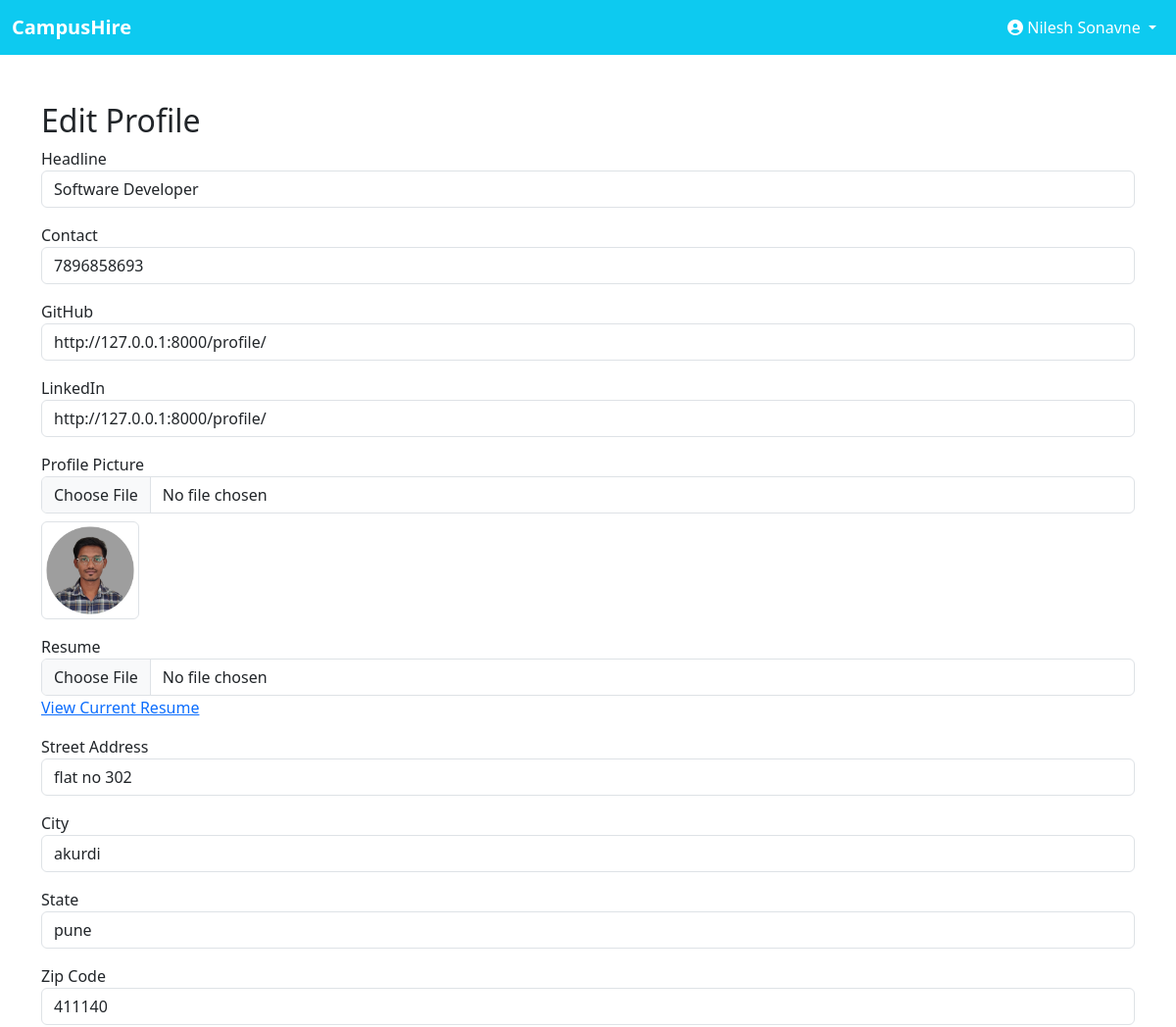
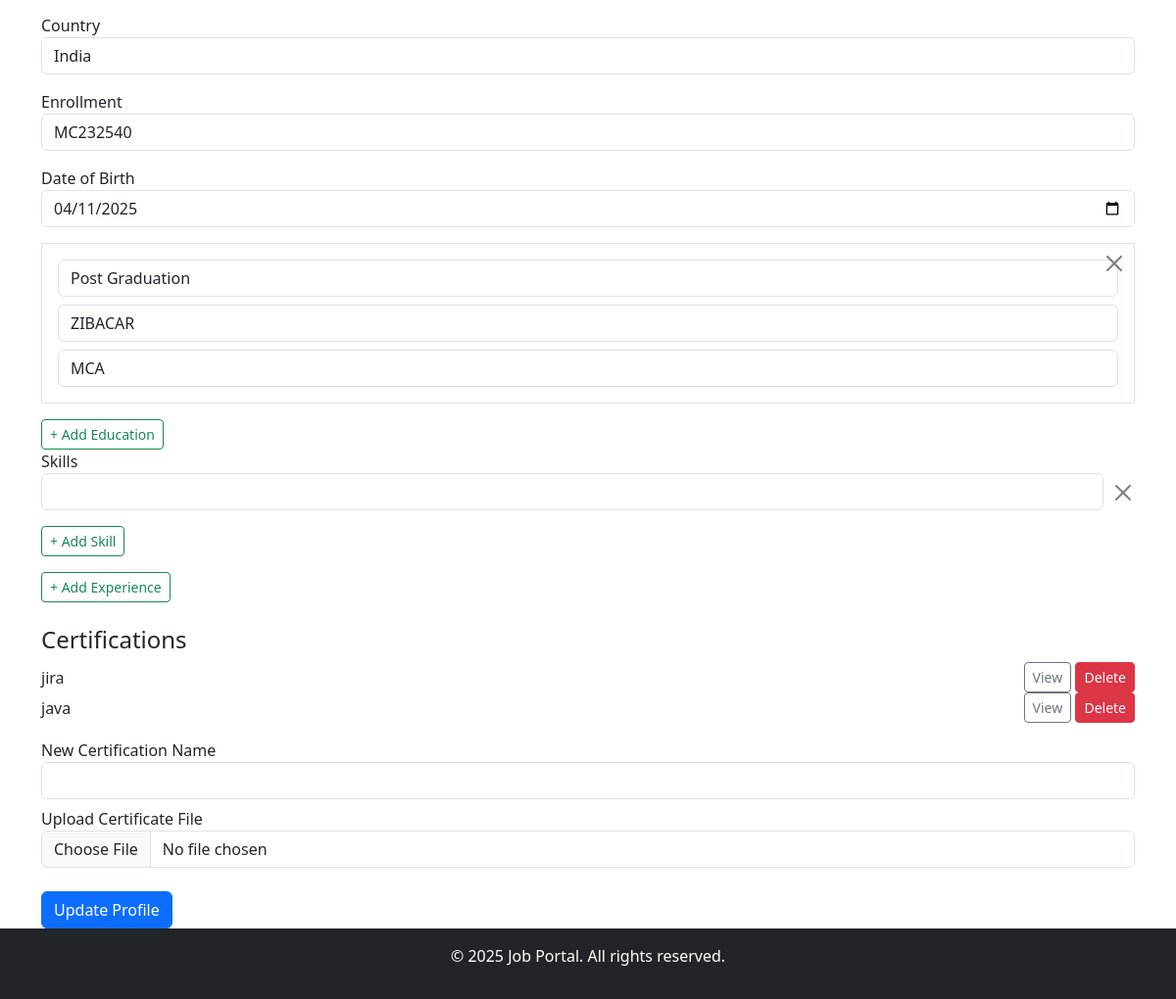
Page /edit-profile/ (signed in) on the committed database (2 pictures, top to bottom).
### users/models.py (models this page shows, shortened)
class User(models.Model):
    name = models.CharField(max_length=255)
    email = models.EmailField(unique=True)
    password = models.CharField(max_length=255)

class Profile(models.Model):
    user = models.OneToOneField(User, on_delete=models.SET_NULL, null=True, blank=True)
    name = models.CharField(max_length=100, blank=True, null=True)  # Store name separately
    email = models.EmailField(blank=True, null=True)  # Store email separately
    headline = models.CharField(max_length=255, blank=True, null=True)
    contact = models.CharField(max_length=15, blank=True, null=True)
    github = models.URLField(blank=True, null=True)
    linkedin = models.URLField(blank=True, null=True)
    profile_pic = models.ImageField(upload_to='profile_pics/', blank=True, null=True)
    resume = models.FileField(upload_to='resumes/', blank=True, null=True)
    street_address = models.CharField(max_length=255, blank=True)
    city = models.CharField(max_length=100, blank=True)
    state = models.CharField(max_length=100, blank=True)
    zip_code = models.CharField(max_length=20, blank=True)
    country = models.CharField(max_length=100, blank=True)
    enrollment = models.CharField(max_length=100, blank=True)
    dob = models.DateField(null=True, blank=True)

class Education(models.Model):
    profile = models.ForeignKey(Profile, on_delete=models.CASCADE, related_name='education')
    education_level = models.CharField(max_length=50)
    college = models.CharField(max_length=255)
    degree = models.CharField(max_length=255)

class Certification(models.Model):
    profile = models.ForeignKey(ProfileSkillsCertifications, on_delete=models.CASCADE, related_name='certifications')
    certification_name = models.CharField(max_length=255)
    file = models.FileField(upload_to='certifications/', blank=True, null=True)

### users/views.py (the view, shortened to what this page needs)
# urls.py: path('edit-profile/', views.edit_profile, name='edit_profile'),
@csrf_protect
def edit_profile(request):
    user_id = request.session.get('user_id')
    if not user_id:
        messages.error(request, "You need to log in to view your profile.")
        return redirect('login')
    try:
        user = User.objects.get(id=user_id)
        profile, created = Profile.objects.get_or_create(user=user)
        profile_data, created = ProfileSkillsCertifications.objects.get_or_create(profile=profile)
        certifications = profile_data.certifications.all()
        education_list = Education.objects.filter(profile=profile)
        experience_list = Experience.objects.filter(profile=profile)
        return render(request, "edit_pro.html", {
            "user": user,
            "profile": profile,
            "profile_data": profile_data,
            "certifications": certifications,
            "education_list": education_list,
            "experience_list": experience_list
        })
    except User.DoesNotExist:
        messages.error(request, "User not found. Please log in again.")
        return redirect('login')

### users/Templates/edit_pro.html (shortened to what this page needs)
{% extends "base/dashboardbase.html" %}
{% load static %}
{% block content %}
<div class="container mt-5">
    <h2>Edit Profile</h2>
    <form method="post" enctype="multipart/form-data">
        <div class="mb-3">
            <label>Headline</label>
            <input type="text" class="form-control" name="headline" value="{{ profile.headline }}">
        </div>
        <div class="mb-3">
            <label>Contact</label>
            <input type="text" class="form-control" name="contact" value="{{ profile.contact }}">
        </div>
        <div class="mb-3">
            <label>GitHub</label>
            <input type="text" class="form-control" name="github" value="{{ profile.github }}">
        </div>
        <div class="mb-3">
            <label>LinkedIn</label>
            <input type="text" class="form-control" name="linkedin" value="{{ profile.linkedin }}">
        </div>
        <div class="mb-3">
            <label>Profile Picture</label>
            <input type="file" class="form-control" name="profile_pic">
            {% if profile.profile_pic %}
                <img src="{{ profile.profile_pic.url }}" class="img-thumbnail mt-2" width="100">
            {% endif %}
        </div>
        <div class="mb-3">
            <label>Resume</label>
            <input type="file" class="form-control" name="resume">
            {% if profile.resume %}
                <a href="{{ profile.resume.url }}" target="_blank">View Current Resume</a>
            {% endif %}
        </div>
        <div class="mb-3">
            <label>Street Address</label>
            <input type="text" class="form-control" name="street_address" value="{{ profile.street_address }}">
        </div>
        <div class="mb-3">
            <label>City</label>
            <input type="text" class="form-control" name="city" value="{{ profile.city }}">
        </div>
        <div class="mb-3">
            <label>State</label>
            <input type="text" class="form-control" name="state" value="{{ profile.state }}">
        </div>
        <div class="mb-3">
            <label>Zip Code</label>
            <input type="text" class="form-control" name="zip_code" value="{{ profile.zip_code }}">
        </div>
        <div class="mb-3">
            <label>Country</label>
            <input type="text" class="form-control" name="country" value="{{ profile.country }}">
        </div>
        <div class="mb-3">
            <label>Enrollment</label>
            <input type="text" class="form-control" name="enrollment" value="{{ profile.enrollment }}">
        </div>
        <div class="mb-3">
            <label>Date of Birth</label>
            <input type="date" class="form-control" name="dob" value="{{ profile.dob|date:'Y-m-d' }}">
        </div>
        <div id="education-section">
            {% for edu in education_list %}
            <div class="border p-3 mb-3 edu-entry position-relative">
                <input type="text" class="form-control mb-2" name="education_level[]" value="{{ edu.education_level }}" placeholder="Education Level (e.g., Bachelor's)">
                <input type="text" class="form-control mb-2" name="college[]" value="{{ edu.college }}" placeholder="College Name">
                <input type="text" class="form-control" name="degree[]" value="{{ edu.degree }}" placeholder="Degree (e.g., BCA)">
                <button type="button" class="btn-close position-absolute top-0 end-0 mt-2 me-2" aria-label="Close" onclick="this.closest('.edu-entry').remove();"></button>
            </div>
            {% endfor %}
        </div>
        <button type="button" class="btn btn-sm btn-outline-success" onclick="addEducation()">+ Add Education</button>
        <div class="mb-3">
            <label>Skills</label>
            <div id="skills-section">
                {% for skill in profile_data.skills %}
                <div class="d-flex mb-2 skill-entry position-relative">
                    <input type="text" class="form-control" name="skills[]" value="{{ skill }}">
                    <button type="button" class="btn-close ms-2 mt-2" aria-label="Close" onclick="this.closest('.skill-entry').remove();"></button>
                </div>
                {% endfor %}
            </div>
            <button type="button" class="btn btn-sm btn-outline-success mt-2" onclick="addSkill()">+ Add Skill</button>
        </div>
        <button type="button" class="btn btn-sm btn-outline-success" onclick="addExperience()">+ Add Experience</button>
        <h4 class="mt-4">Certifications</h4>
        <div id="certifications-section">
            {% for cert in certifications %}
            <li class="list-group-item d-flex justify-content-between align-items-center">
                {{ cert.certification_name }}
                <span>
                    {% if cert.file %}
                    <a href="{{ cert.file.url }}" class="btn btn-sm btn-outline-secondary" target="_blank">View</a>
                    {% endif %}
                    <a href="{% url 'delete_certification' cert.id %}" class="btn btn-sm btn-danger">Delete</a>
                </span>
            </li>
            {% empty %}
            <li class="list-group-item">No certifications found.</li>
            {% endfor %}
        </div>
        <div class="mt-3">
            <label>New Certification Name</label>
            <input type="text" class="form-control" name="certifications[]">
        </div>
        <div class="mt-2">
            <label>Upload Certificate File</label>
            <input type="file" class="form-control" name="certification_files[]">
        </div>
        <button type="submit" class="btn btn-primary mt-4">Update Profile</button>
    </form>
</div>
{% endblock %}

### users/Templates/base/dashboardbase.html (shortened to what this page needs)
<!DOCTYPE html>
<html lang="en">
<head>
    <link href="https://cdn.jsdelivr.net/npm/bootstrap@5.3.0/dist/css/bootstrap.min.css" rel="stylesheet">
</head>
<body class="d-flex flex-column min-vh-100">
    <nav class="navbar navbar-expand-lg navbar-light bg-info">
        <div class="container-fluid">
            <a class="navbar-brand text-white fw-bold" href="{% url 'dashboard'%}">CampusHire</a>
            <div class="collapse navbar-collapse" id="navbarNav">
                <ul class="navbar-nav ms-auto">
                    <li class="nav-item dropdown">
                        <a class="nav-link dropdown-toggle text-white" href="#" id="profileDropdown" role="button" data-bs-toggle="dropdown">
                            <i class="fas fa-user-circle"></i> {{ user.name }}
                        </a>
                    </li>
                </ul>
            </div>
        </div>
    </nav>
    <main class="flex-fill">
        {% block content %}{% endblock %}
    </main>
    <footer class="bg-dark text-white text-center py-3">
        <p>&copy; 2025 Job Portal. All rights reserved.</p>
    </footer>
</body>
</html>

### rows in the picture
User: name "Nilesh Sonavne"
Profile: headline "Software Developer", contact "7896858693", github "http://127.0.0.1:8000/profile/", linkedin "http://127.0.0.1:8000/profile/", profile_pic (picture), street_address "flat no 302", city "akurdi", state "pune", zip_code "411140", country "India", enrollment "MC232540", dob "04/11/2025"
Education: education_level "Post Graduation", college "ZIBACAR", degree "MCA"
Certification: certification_name "jira"
Certification: certification_name "java"
